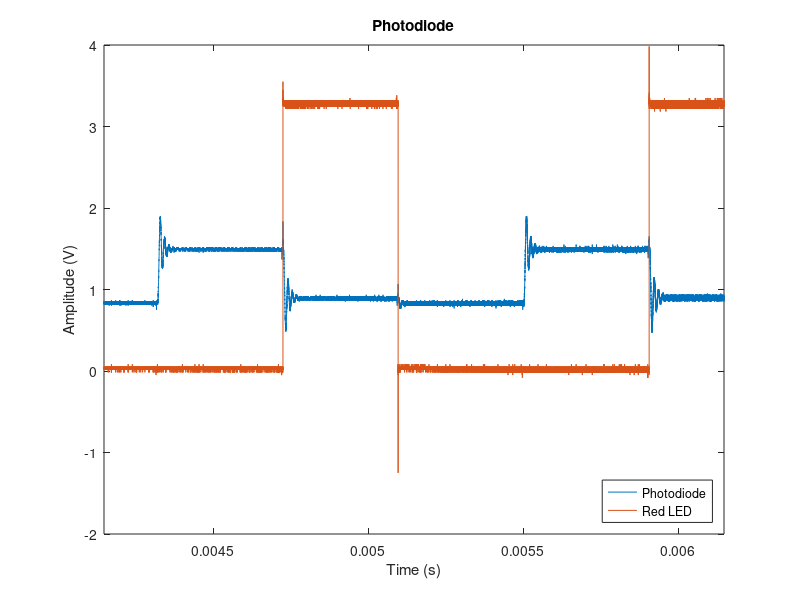

This chart was generated by the following MATLAB code:
% read csv
data01 = csvread('C1small00001.csv');
data02 = csvread('C2small00001.csv');

figure(1);
hFig = figure(1);
set(hFig, 'Position', [0 0 500 320])
plot(data01(:,1), data01(:,2), data02(:,1), data02(:,2))
xlim([0.004148 0.00614802])
xlabel('Time (s)')
ylabel('Amplitude (V)')
title('Photodiode')
legend('Photodiode','Red LED','Location','southeast')